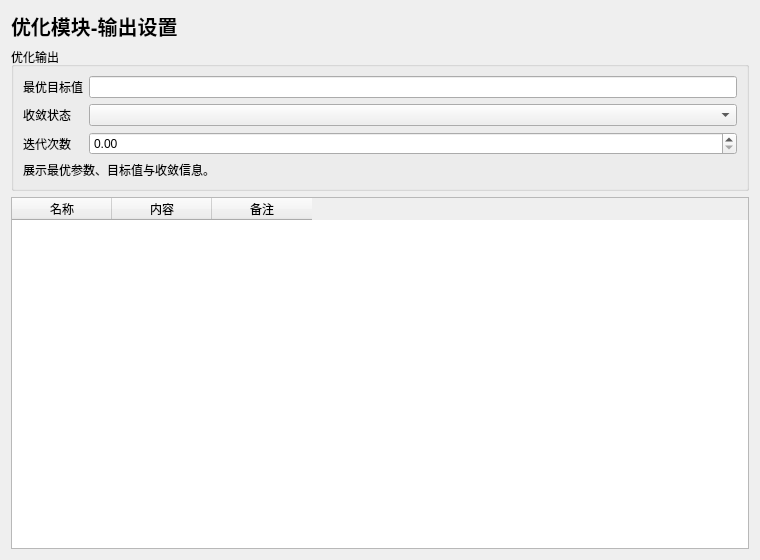
<?xml version="1.0" encoding="UTF-8"?>
<ui version="4.0">
 <class>OptimizationOutputWidget</class>
 <widget class="QWidget" name="OptimizationOutputWidget">
  <property name="geometry">
   <rect><x>0</x><y>0</y><width>760</width><height>560</height></rect>
  </property>
  <layout class="QVBoxLayout" name="verticalLayout">
   <item>
    <widget class="QLabel" name="titleLabel">
     <property name="styleSheet"><string notr="true">font-size: 20px; font-weight: 700;</string></property>
     <property name="text"><string>优化模块-输出设置</string></property>
    </widget>
   </item>
   <item>
    <widget class="QGroupBox" name="mainGroupBox">
     <property name="title"><string>优化输出</string></property>
     <layout class="QFormLayout" name="formLayout">
      <item row="0" column="0"><widget class="QLabel" name="labelA"><property name="text"><string>最优目标值</string></property></widget></item>
      <item row="0" column="1"><widget class="QLineEdit" name="lineEditA"/></item>
      <item row="1" column="0"><widget class="QLabel" name="labelB"><property name="text"><string>收敛状态</string></property></widget></item>
      <item row="1" column="1"><widget class="QComboBox" name="comboBoxB"/></item>
      <item row="2" column="0"><widget class="QLabel" name="labelC"><property name="text"><string>迭代次数</string></property></widget></item>
      <item row="2" column="1"><widget class="QDoubleSpinBox" name="doubleSpinBoxC"/></item>
      <item row="3" column="0" colspan="2">
       <widget class="QLabel" name="descLabel">
        <property name="wordWrap"><bool>true</bool></property>
        <property name="text"><string>展示最优参数、目标值与收敛信息。</string></property>
       </widget>
      </item>
     </layout>
    </widget>
   </item>
   <item>
    <widget class="QTableWidget" name="tableWidget">
     <column><property name="text"><string>名称</string></property></column>
     <column><property name="text"><string>内容</string></property></column>
     <column><property name="text"><string>备注</string></property></column>
    </widget>
   </item>
  </layout>
 </widget>
 <resources/>
 <connections/>
</ui>
